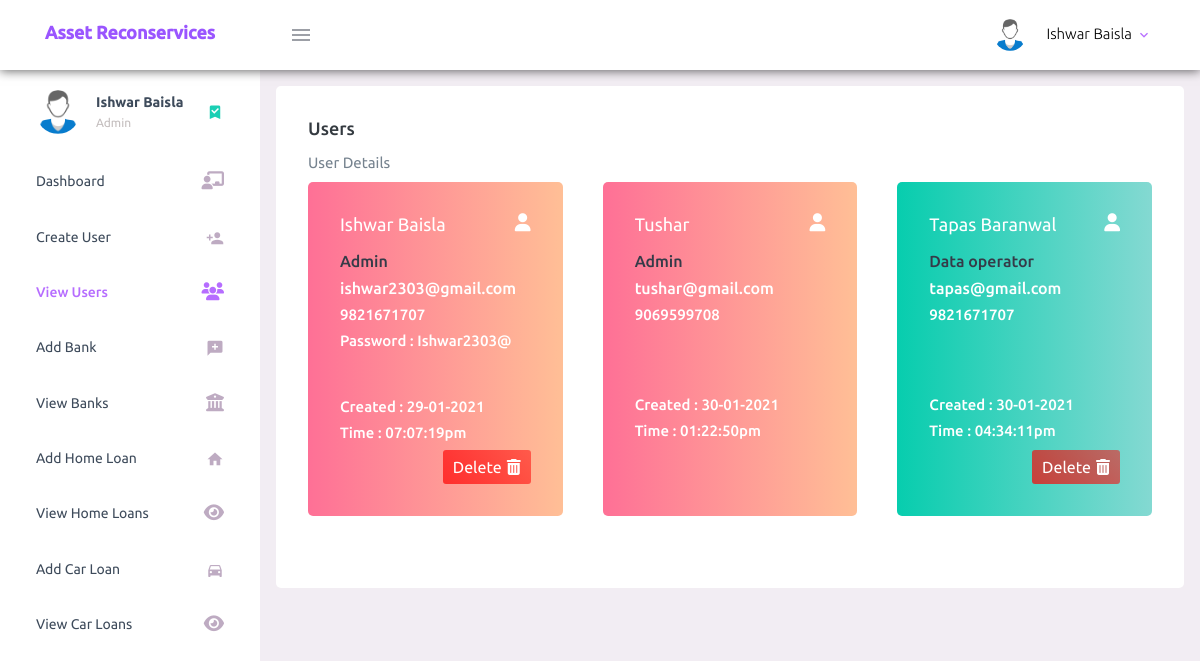
The app's page /view-users.php (signed in), older data.
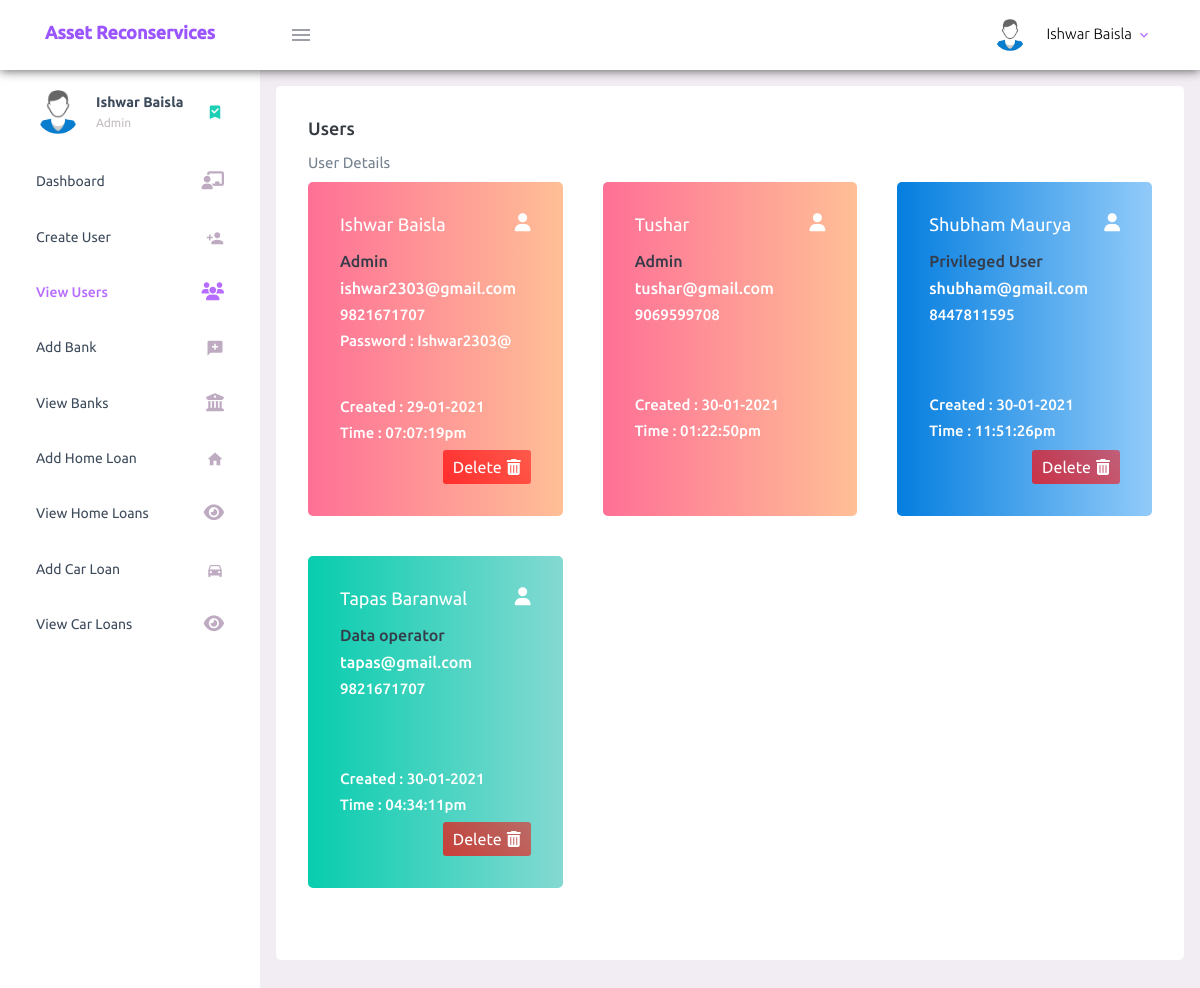
The same page, newer data.
### tables this page shows
CREATE TABLE `user_registration` (
  `user_id` int(11) NOT NULL,
  `user_full_name` varchar(200) NOT NULL,
  `user_email` varchar(200) NOT NULL,
  `user_mobile` varchar(200) NOT NULL,
  `user_password` varchar(200) NOT NULL,
  `user_password_changed` tinyint(4) NOT NULL,
  `user_role` tinyint(4) NOT NULL,
  `user_updated_timestamp` varchar(100) NOT NULL
);

### view-users.php (the view, shortened to what the changed rows need)
<?php
    require_once('connection.php');
    $db_error = '';
    $sql = "SELECT * FROM user_registration ORDER BY user_role DESC";
    $result = $conn->query($sql);
?>
<!DOCTYPE html>
<html lang="en">
  <head>
    <?php require 'includes/layout.php'; ?>
  </head>
  <body>
    <div class="container-scroller">
      <div class="container-fluid page-body-wrapper">
        <div class="main-panel">
          <div class="content-wrapper">
            <div class="row">
              <div class="col-12 grid-margin stretch-card">
                <div class="card">
                  <div class="card-body">
                      <?php
                        if($db_error == ''){
                          if($result->num_rows > 0){
                            ?>
                            <div class="row bank-card-container">
                            <?php
                            while($row = $result->fetch_assoc()){
                                $encoded_user_id = base64_encode($row['user_id']);
                                $created_date = new DateTime($row['user_updated_timestamp']);
                                $full_name = $row['user_full_name'];
                                $role = $row['user_role'];
                                if($role == '2'){
                                  $role_value = 'Admin';
                                  $css_card = 'card bg-gradient-danger card-img-holder text-white';
                                }
                                if($role == '1'){
                                  $role_value = 'Privileged User';
                                  $css_card = 'card bg-gradient-info card-img-holder text-white';
                                }
                                if($role == '0'){
                                  $role_value = 'Data operator';
                                  $css_card = 'card bg-gradient-success card-img-holder text-white';
                                }
                                $email = base64_decode($row['user_email']);
                                $contact = base64_decode($row['user_mobile']);
                                $password = base64_decode($row['user_password'])
                                ?>
                                <div class="col-md-4 stretch-card grid-margin">
                                  <div class="<?php echo $css_card; ?>">
                                    <div class="card-body">
                                      <h4 class="font-weight-normal mb-3 capt">
                                        <?php echo $full_name; ?>
                                        <i class="fas fa-user mdi-24px float-right"></i>
                                      </h4>
                                      <h5 class="mb-2 user-role">
                                        <?php echo $role_value; ?>
                                      </h5>
                                      <h5 class="mb-2">
                                        <?php echo $email; ?>
                                      </h5>
                                      <h6 class="mb-2">
                                        <?php echo $contact; ?>
                                      </h6>
                                      <?php if($_SESSION['user_id'] == $row['user_id']){ ?>
                                      <h6 class="mb-5">
                                        <?php echo 'Password : '.$password; ?>
                                      </h6>
                                      <?php }
                                      else{
                                        ?>
                                        <div class="mb-5"></div>
                                        <div class="mb-3"></div>
                                        <?php
                                      }
                                      ?>
                                      <h6 class="mb-2">
                                        <?php echo 'Created : '.$created_date->format('d-m-Y'); ?>
                                      </h6>
                                      <h6 class="mb-2">
                                        <?php echo 'Time : '.$created_date->format('h:i:sa'); ?>
                                      </h6>
                                      <div class="bank-operation form-inline justify-content-end">
                                        <?php if($_SESSION['user_id'] == $row['user_id'] || $role != '2'){ ?>
                                        <label class="delete-btn" onclick="confirmResourceDeletion('<?php echo $encoded_user_id; ?>','user')">Delete
                                          <i class="fas fa-trash-alt"></i>
                                        </label>
                                        <?php } ?>
                                      </div>
                                    </div>
                                  </div>
                                </div>
                                <?php
                            }
                            ?>
                            </div>
                            <?php
                          }
                        }
                      ?>
                  </div>
                </div>
              </div>
          </div>
        </div>
      </div>
    </div>
  </body>
</html>

Row changes from the older to the newer data that the page shows:
added user_registration: user_full_name "Shubham Maurya", user_role "Privileged User", user_email "shubham@gmail.com", user_mobile "8447811595", user_updated_timestamp "30-01-2021", user_updated_timestamp "11:51:26pm"
